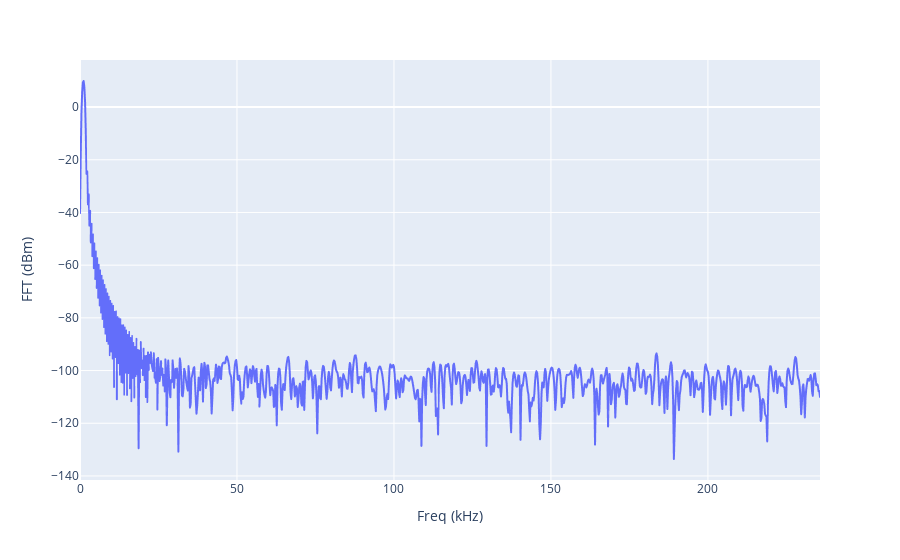

Write notebook code for a chart like this one.
### Code cell
# Plot Sine Wave FFT Full Data Set
sineFFT = pd.read_csv("lab1_sineFFTtraces.csv", skiprows=7, sep=", ")
sineFFT['Freq (kHz)'] = sineFFT['Freq (Hz)'] * 10**5

fig = px.line(sineFFT, x='Freq (kHz)', y='FFT (dBm)')
fig.show()

### Figure 1 — Plotly figure (JSON) as saved in the notebook; plotly's stock layout.template omitted (floating-point values rounded to 4 significant figures; data arrays with more than 128 entries replaced by an {"elided": "..."} marker saying what was removed)
{"data": [{"hovertemplate": "Freq (kHz)=%{x}<br>FFT (dBm)=%{y}<extra></extra>", "legendgroup": "", "line": {"color": "#636efa", "dash": "solid"}, "marker": {"symbol": "circle"}, "mode": "lines", "name": "", "showlegend": false, "type": "scattergl", "x": {"elided": "1024 float values"}, "xaxis": "x", "y": {"elided": "1024 float values"}, "yaxis": "y"}], "layout": {"legend": {"tracegroupgap": 0}, "margin": {"t": 60}, "xaxis": {"anchor": "y", "domain": [0, 1], "title": {"text": "Freq (kHz)"}}, "yaxis": {"anchor": "x", "domain": [0, 1], "title": {"text": "FFT (dBm)"}}}}
